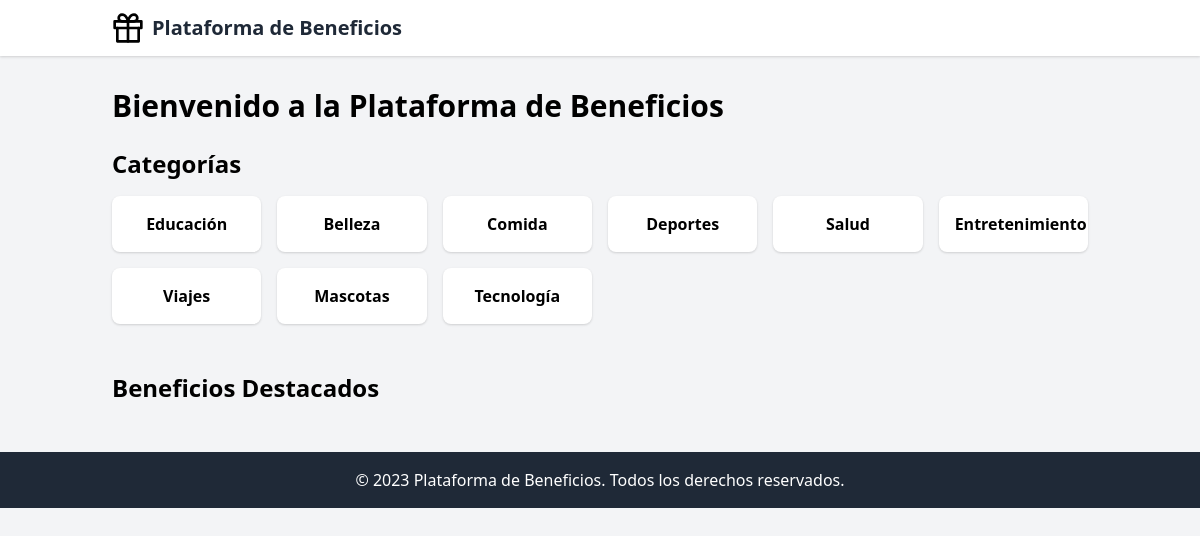
Before: / with the older database file.
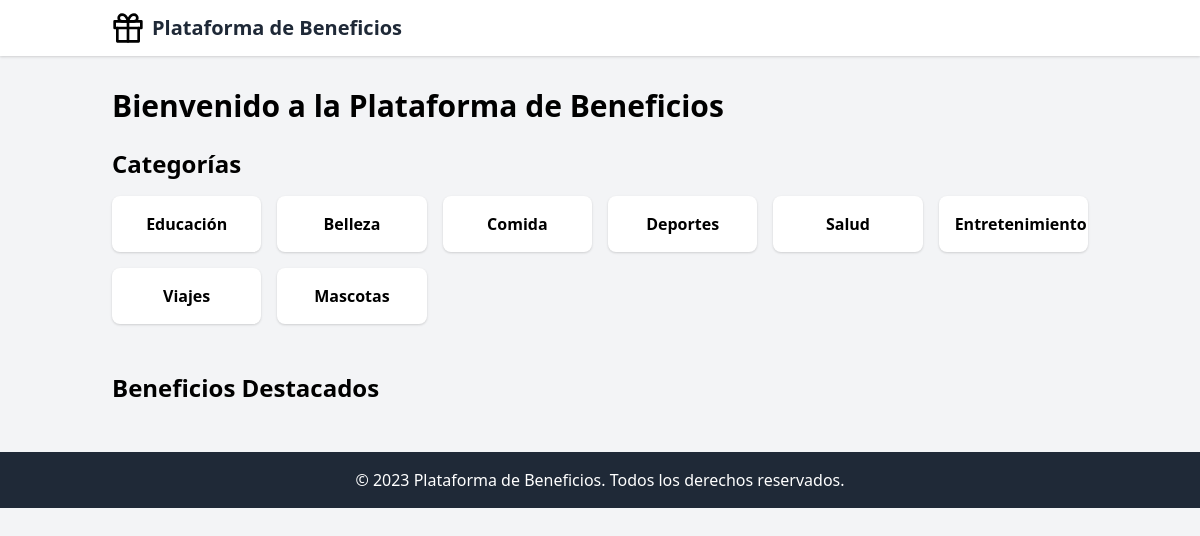
After: the same page with the newer database file.
### app/models.py (models this page shows)
class Category(db.Model):
    id = db.Column(db.Integer, primary_key=True)
    name = db.Column(db.String(64), index=True, unique=True)
    image_url = db.Column(db.String(256))  # New field for category image
    benefits = db.relationship('Benefit', backref='category', lazy='dynamic')

### app/main/routes.py (the view)
@bp.route('/')
def index():
    categories = Category.query.all()
    featured_benefits = Benefit.query.filter_by(featured=True).limit(5).all()
    return render_template('index.html', categories=categories, featured_benefits=featured_benefits)

### templates/index.html (shortened to what this page needs)
{% extends "base.html" %}
{% block content %}
<h1 class="text-3xl font-bold mb-6">Bienvenido a la Plataforma de Beneficios</h1>
<section class="mb-12">
    <h2 class="text-2xl font-semibold mb-4">Categorías</h2>
    <div class="grid grid-cols-2 sm:grid-cols-3 md:grid-cols-4 lg:grid-cols-6 gap-4">
        {% for category in categories %}
        <a href="{{ url_for('main.category', id=category.id) }}" class="bg-white rounded-lg shadow p-4 text-center hover:shadow-md transition duration-300">
            <h3 class="font-semibold">{{ category.name }}</h3>
        </a>
        {% endfor %}
    </div>
</section>
<section>
    <h2 class="text-2xl font-semibold mb-4">Beneficios Destacados</h2>
</section>
{% endblock %}

### templates/base.html (shortened to what this page needs)
<!DOCTYPE html>
<html lang="es">
<head>
    <link rel="stylesheet" href="{{ url_for('static', filename='css/tailwind.css') }}">
</head>
<body class="bg-gray-100">
    <header class="bg-white shadow">
        <nav class="container mx-auto px-6 py-3">
            <div class="flex justify-between items-center">
                <a href="{{ url_for('main.index') }}" class="text-xl font-bold text-gray-800 flex items-center">
                    <img src="{{ url_for('static', filename='img/logo.svg') }}" alt="Logo" class="h-8 w-8 mr-2">
                    Plataforma de Beneficios
                </a>
            </div>
        </nav>
    </header>
    <main class="container mx-auto px-6 py-8">
        {% block content %}{% endblock %}
    </main>
    <footer class="bg-gray-800 text-white py-4">
        <div class="container mx-auto px-6 text-center">
            <p>&copy; 2023 Plataforma de Beneficios. Todos los derechos reservados.</p>
        </div>
    </footer>
</body>
</html>

Changed rows visible on the page:
removed Category: name "Tecnología"
